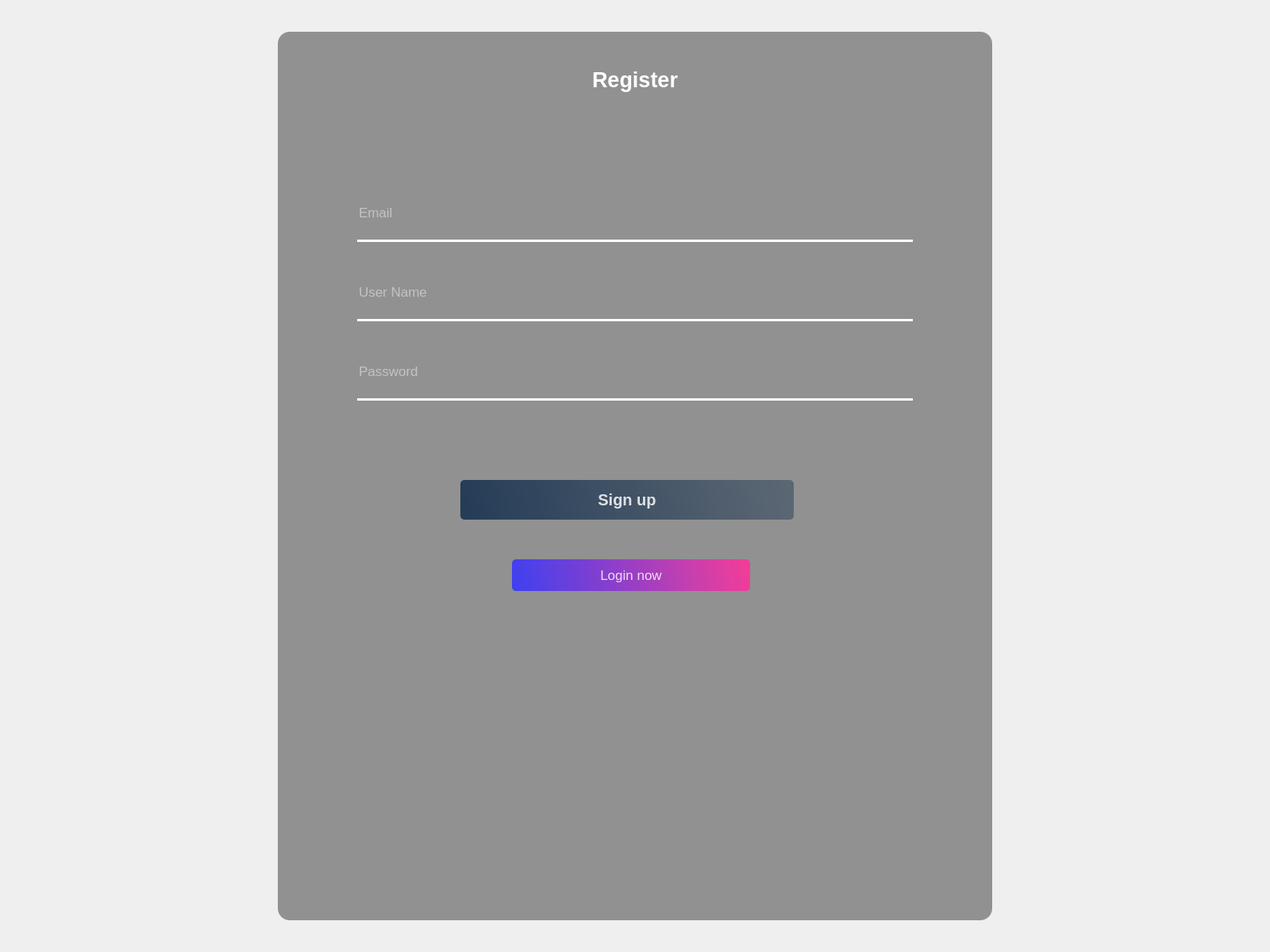
<?xml version="1.0" encoding="UTF-8"?>
<ui version="4.0">
 <class>MainWindow</class>
 <widget class="QWidget" name="MainWindow">
  <property name="geometry">
   <rect>
    <x>0</x>
    <y>0</y>
    <width>1600</width>
    <height>1200</height>
   </rect>
  </property>
  <property name="sizePolicy">
   <sizepolicy hsizetype="Expanding" vsizetype="Expanding">
    <horstretch>0</horstretch>
    <verstretch>0</verstretch>
   </sizepolicy>
  </property>
  <property name="windowTitle">
   <string>MainWindow</string>
  </property>
  <property name="styleSheet">
   <string notr="true"/>
  </property>
  <widget class="QWidget" name="centralwidget" native="true">
   <property name="geometry">
    <rect>
     <x>0</x>
     <y>0</y>
     <width>1600</width>
     <height>1200</height>
    </rect>
   </property>
   <widget class="QWidget" name="widget" native="true">
    <property name="geometry">
     <rect>
      <x>0</x>
      <y>0</y>
      <width>1600</width>
      <height>1200</height>
     </rect>
    </property>
    <property name="sizePolicy">
     <sizepolicy hsizetype="Maximum" vsizetype="Preferred">
      <horstretch>0</horstretch>
      <verstretch>0</verstretch>
     </sizepolicy>
    </property>
    <property name="cursor">
     <cursorShape>PointingHandCursor</cursorShape>
    </property>
    <property name="styleSheet">
     <string notr="true">QPushButton#signUpBt{
	background-color: qlineargradient(spread:pad, x1:0, y1:0.505682, x2:1, y2:0.477, stop:0 rgba(20, 47, 78, 219), stop:1 rgba(85, 98, 112, 226));
	color: rgba(255,255,255,210);
	border-radius: 5px;
}
QPushButton#signUpBt:pressed{
	padding-left: 5px;
	padding-top: 5px;
	background-color: rgba(105,118,132,200)
}
QPushButton#signUpBt:hover{
	background-color: qlineargradient(spread:pad, x1:0, y1:0.505682, x2:1, y2:0.477, stop:0 rgba(40, 67, 98, 219), stop:1 rgba(105, 118, 132, 226));
}

QPushButton#loginNow{
	background-color: qlineargradient(spread:pad, x1:0, y1:0.505682, x2:1, y2:0.477, stop:0 rgba(51,51,255, 219), stop:1 rgba(255,51,153, 226));
	color: rgba(255,255,255,210);
	border-radius: 5px;
}
QPushButton#loginNow:pressed{
	padding-left: 5px;
	padding-top: 5px;
	background-color: rgba(105,118,132,200)
}
QPushButton#loginNow:hover{
	background-color: qlineargradient(spread:pad, x1:0, y1:0.505682, x2:1, y2:0.477, stop:0 rgba(0,128,255, 219), stop:1 rgba(204,0,204, 226));
}

</string>
    </property>
    <widget class="QLabel" name="label_2">
     <property name="geometry">
      <rect>
       <x>0</x>
       <y>0</y>
       <width>1600</width>
       <height>1200</height>
      </rect>
     </property>
     <property name="sizePolicy">
      <sizepolicy hsizetype="Preferred" vsizetype="Preferred">
       <horstretch>0</horstretch>
       <verstretch>0</verstretch>
      </sizepolicy>
     </property>
     <property name="styleSheet">
      <string notr="true">border-radius: 10px;
width : 100%</string>
     </property>
     <property name="text">
      <string/>
     </property>
     <property name="pixmap">
      <pixmap>alo1.png</pixmap>
     </property>
     <property name="scaledContents">
      <bool>true</bool>
     </property>
     <property name="alignment">
      <set>Qt::AlignCenter</set>
     </property>
    </widget>
    <widget class="QLabel" name="label_3">
     <property name="geometry">
      <rect>
       <x>350</x>
       <y>40</y>
       <width>900</width>
       <height>1120</height>
      </rect>
     </property>
     <property name="styleSheet">
      <string notr="true">background-color: rgba(0,0,0,100);
border-radius: 15px;
</string>
     </property>
     <property name="text">
      <string/>
     </property>
    </widget>
    <widget class="QLabel" name="label_4">
     <property name="geometry">
      <rect>
       <x>0</x>
       <y>0</y>
       <width>1600</width>
       <height>200</height>
      </rect>
     </property>
     <property name="font">
      <font>
       <pointsize>20</pointsize>
       <weight>75</weight>
       <bold>true</bold>
      </font>
     </property>
     <property name="styleSheet">
      <string notr="true">color: rgb(255,255,255)</string>
     </property>
     <property name="text">
      <string>Register</string>
     </property>
     <property name="alignment">
      <set>Qt::AlignCenter</set>
     </property>
    </widget>
    <widget class="QLineEdit" name="email">
     <property name="geometry">
      <rect>
       <x>450</x>
       <y>240</y>
       <width>700</width>
       <height>65</height>
      </rect>
     </property>
     <property name="font">
      <font>
       <pointsize>13</pointsize>
      </font>
     </property>
     <property name="styleSheet">
      <string notr="true">background-color: rgba(0,0,0,0);
border: none;
border-bottom: 3px solid rgba(255,255,255,255);

color: rgba(255,255,255,230);
padding-bottom: 7px;</string>
     </property>
     <property name="placeholderText">
      <string>Email</string>
     </property>
    </widget>
    <widget class="QLineEdit" name="Username">
     <property name="geometry">
      <rect>
       <x>450</x>
       <y>340</y>
       <width>700</width>
       <height>65</height>
      </rect>
     </property>
     <property name="font">
      <font>
       <pointsize>13</pointsize>
      </font>
     </property>
     <property name="styleSheet">
      <string notr="true">background-color: rgba(0,0,0,0);
border: none;
border-bottom: 3px solid rgba(255,255,255,255);

color: rgba(255,255,255,230);
padding-bottom: 7px;</string>
     </property>
     <property name="echoMode">
      <enum>QLineEdit::Normal</enum>
     </property>
     <property name="placeholderText">
      <string>User Name</string>
     </property>
    </widget>
    <widget class="QPushButton" name="signUpBt">
     <property name="geometry">
      <rect>
       <x>580</x>
       <y>605</y>
       <width>420</width>
       <height>50</height>
      </rect>
     </property>
     <property name="font">
      <font>
       <pointsize>15</pointsize>
       <weight>75</weight>
       <bold>true</bold>
      </font>
     </property>
     <property name="cursor">
      <cursorShape>PointingHandCursor</cursorShape>
     </property>
     <property name="text">
      <string>Sign up</string>
     </property>
    </widget>
    <widget class="QLineEdit" name="password">
     <property name="geometry">
      <rect>
       <x>450</x>
       <y>440</y>
       <width>700</width>
       <height>65</height>
      </rect>
     </property>
     <property name="font">
      <font>
       <pointsize>13</pointsize>
      </font>
     </property>
     <property name="styleSheet">
      <string notr="true">background-color: rgba(0,0,0,0);
border: none;
border-bottom: 3px solid rgba(255,255,255,255);

color: rgba(255,255,255,230);
padding-bottom: 7px;</string>
     </property>
     <property name="echoMode">
      <enum>QLineEdit::Password</enum>
     </property>
     <property name="placeholderText">
      <string>Password</string>
     </property>
    </widget>
    <widget class="QPushButton" name="loginNow">
     <property name="geometry">
      <rect>
       <x>645</x>
       <y>705</y>
       <width>300</width>
       <height>40</height>
      </rect>
     </property>
     <property name="font">
      <font>
       <pointsize>13</pointsize>
      </font>
     </property>
     <property name="styleSheet">
      <string notr="true"/>
     </property>
     <property name="text">
      <string>Login now</string>
     </property>
    </widget>
    <zorder>label_2</zorder>
    <zorder>label_3</zorder>
    <zorder>email</zorder>
    <zorder>Username</zorder>
    <zorder>signUpBt</zorder>
    <zorder>label_4</zorder>
    <zorder>password</zorder>
    <zorder>loginNow</zorder>
   </widget>
  </widget>
 </widget>
 <resources>
  <include location="../Test/loginForm.qrc"/>
 </resources>
 <connections/>
</ui>
